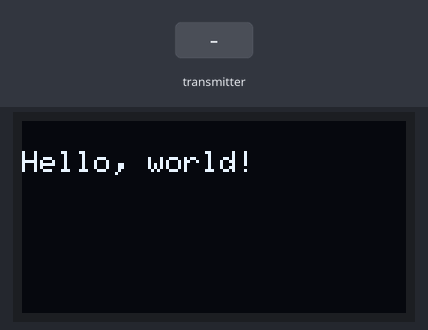
A sketch run on a simulated ESP32. Parts: 128×64 one-colour display. The test bench sets the inputs (shaded band). What the sketch prints to the serial monitor is not drawn.

Above: at 5.2 s.
5.3 s: the transmitter starts sending a.0 = 0
At 6.5 s:
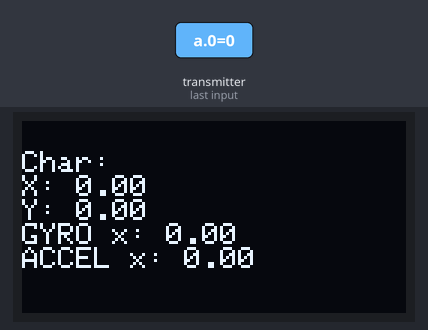
6.8 s: the transmitter starts sending b = 25
At 7.7 s:
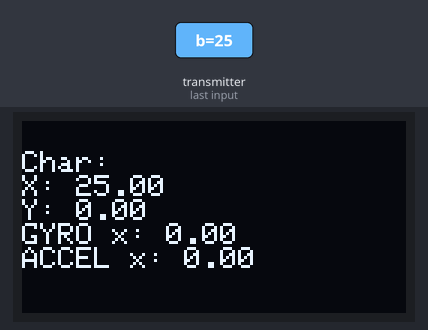
8.3 s: the transmitter starts sending c = 25
At 8.8 s:
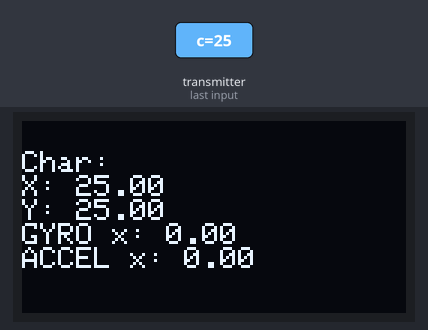
9.8 s: the transmitter starts sending d = 25
At 11.0 s:
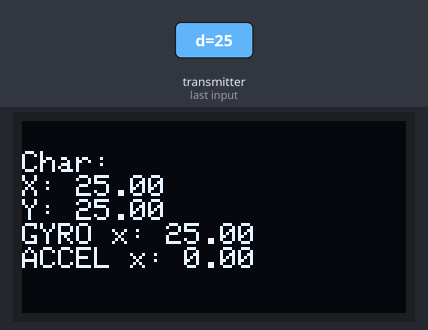
11.3 s: the transmitter starts sending e = 25
At 12.3 s:
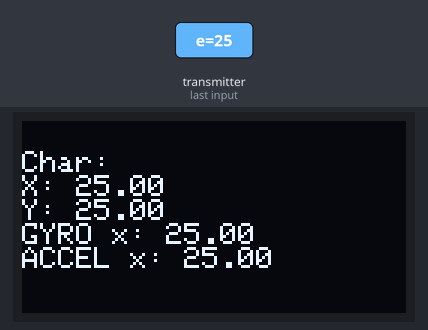
12.8 s: the transmitter starts sending b = 50
At 13.4 s:
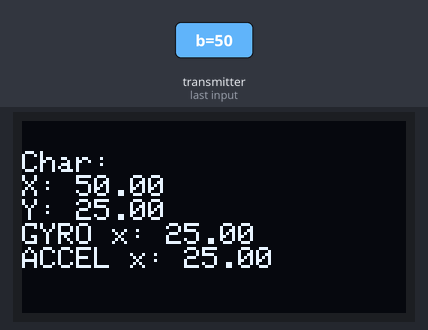
Timing chart, 0 to 15.3 s (numbered marks = the images above; inputs shaded):
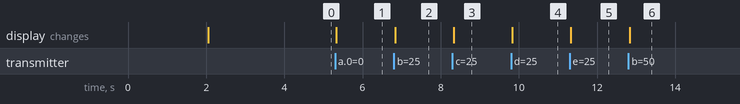

Measured:
- after the input at 5.3 s, the display: changes at once (image 1)
- after the input at 6.8 s, the display: changes at once (image 2)
- after the input at 8.3 s, the display: changes at once (image 3)
- after the input at 9.8 s, the display: changes at once (image 4)
- after the input at 11.3 s, the display: changes at once (image 5)
- after the input at 12.8 s, the display: changes at once (image 6)

The sketch:

ESP_NOW_receiver_BNO.ino
```cpp
/*
06052024 werkend met TTGO lora32 oled
*/

#include <esp_now.h>
#include <WiFi.h>

#include <Wire.h>
#include <Adafruit_GFX.h>
#include <Adafruit_SSD1306.h>

#define SCREEN_WIDTH 128 // OLED display width, in pixels
#define SCREEN_HEIGHT 64 // OLED display height, in pixels

// Declaration for an SSD1306 display connected to I2C (SDA, SCL pins)
Adafruit_SSD1306 display(SCREEN_WIDTH, SCREEN_HEIGHT, &Wire, -1);


// Structure example to receive data
// Must match the sender structure
typedef struct struct_message {
  char a[6];
  float b;
  float c;
  float d;
  float e;
} struct_message;

// Create a struct_message called myData
struct_message myData;

// callback function that will be executed when data is received
void OnDataRecv(const uint8_t * mac, const uint8_t *incomingData, int len) {
  memcpy(&myData, incomingData, sizeof(myData));
  Serial.print("Bytes received: ");
  Serial.println(len);
  Serial.print("Char: ");
  Serial.println(myData.a);
  Serial.print("Int: ");
  Serial.println(myData.b);
  Serial.print("Float: ");
  Serial.println(myData.c);
  Serial.print("Float2: ");
  Serial.println(myData.d);
  Serial.println();

  display.clearDisplay();

  display.setTextSize(1);
  display.setTextColor(WHITE);
  display.setCursor(0, 10);
  // Display static text
  display.print("Char: ");
  display.println(myData.a);
  display.print("X: ");
  display.println(myData.b);
  display.print("Y: ");
  display.println(myData.c);
  display.print("GYRO x: ");
  display.println(myData.d);
  display.print("ACCEL x: ");
  display.println(myData.e);
  display.display();


}

void setup() {
  // Initialize Serial Monitor
  Serial.begin(115200);

  if(!display.begin(SSD1306_SWITCHCAPVCC, 0x3C)) { // Address 0x3D for 128x64
    Serial.println(F("SSD1306 allocation failed"));
    for(;;);
  }
  delay(2000);
  display.clearDisplay();

  display.setTextSize(1);
  display.setTextColor(WHITE);
  display.setCursor(0, 10);
  // Display static text
  display.println("Hello, world!");
  display.display();

  delay(2000);
  // Set device as a Wi-Fi Station
  WiFi.mode(WIFI_STA);

  // Init ESP-NOW
  if (esp_now_init() != ESP_OK) {
    Serial.println("Error initializing ESP-NOW");
    return;
  }

  // Once ESPNow is successfully Init, we will register for recv CB to
  // get recv packer info
  esp_now_register_recv_cb(OnDataRecv);


}

void loop() {

}
```
